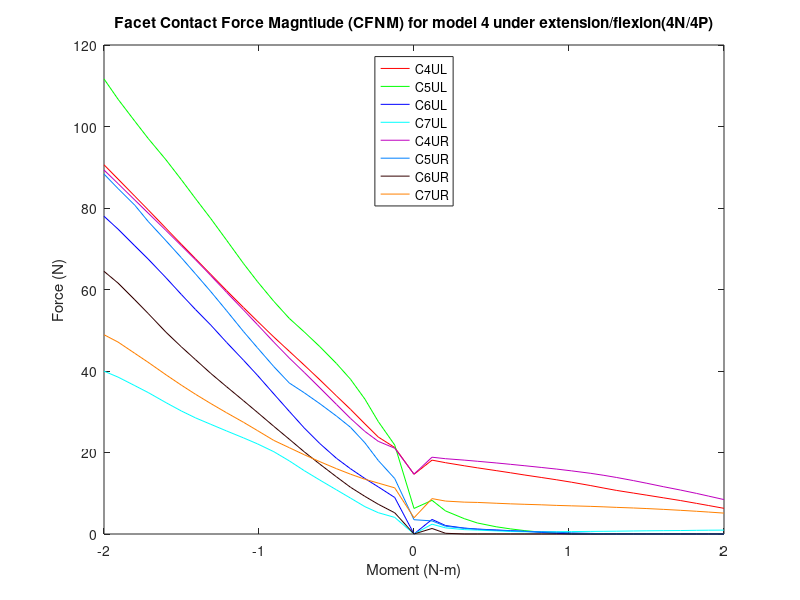

The MATLAB script that drew this image:
%% Facet contact force magnitude (N)
% model4_APSlide_NoTether_4N &4P

clear all;
%% 4P
figure (13)

c4ulxp=[2 2.05816 2.10161 2.16188 2.20417 2.26497 2.3108 2.35767 2.41039 2.46048 2.50857 2.57039 2.61266 2.65395 2.70851 2.75122 2.8056 2.85917 2.91124 2.95071 3]-2;
c4ulyp=[14.6465 18.1285 17.5011 16.7468 16.2407 15.5546 15.0293 14.4681 13.8755 13.2989 12.7039 11.8772 11.2651 10.6893 10.0387 9.52747 8.86841 8.21663 7.51894 6.98421 6.29836 ];

c4urxp=[2 2.05816 2.10161 2.16188 2.20417 2.26497 2.3108 2.35767 2.41039 2.46048 2.50857 2.57039 2.61266 2.65395 2.70851 2.75122 2.8056 2.85917 2.91124 2.95071 3]-2;
c4uryp=[14.7053 18.8457 18.4795 18.133 17.8529 17.4405 17.1027 16.7487 16.334 15.9286 15.4926 14.887 14.3966 13.8641 13.0948 12.4462 11.5917 10.7938 9.96489 9.29199 8.44718];

c5ulxp=[2 2.05816 2.10161 2.16188 2.20417 2.26497 2.3108 2.35767 2.41039 2.46048 2.50857 2.57039 2.61266 2.65395 2.70851 2.75122 2.8056 2.85917 2.91124 2.95071 3]-2;
c5ulyp=[6.26926 8.26468 5.66633 3.77244 2.71018 1.77498 1.25885 0.828346 0.452086 0.220028 0.00427662 0.00386338 0.00370369 0.00355544 0.00338055 0.00324725 0.00307859 0.00291676 0.00276563 0.00265217 0.00250719 ];

c5urxp=[2 2.05816 2.10161 2.16188 2.20417 2.26497 2.3108 2.35767 2.41039 2.46048 2.50857 2.57039 2.61266 2.65395 2.70851 2.75122 2.8056 2.85917 2.91124 2.95071 3]-2;
c5uryp=[3.50286 3.21958 1.91032 1.40926 1.16436 0.914635 0.784909 0.666292 0.547168 0.423912 0.294477 0.159512 0.0633588 0.0052628 0.00446567 0.00417303 0.0040573 0.00393982 0.0038241 0.00373642 0.00362265];

c6ulxp=[2 2.05816 2.10161 2.16188 2.20417 2.26497 2.3108 2.35767 2.41039 2.46048 2.50857 2.57039 2.61266 2.65395 2.70851 2.75122 2.8056 2.85917 2.91124 2.95071 3]-2;
c6ulyp=[0.00452416 3.57683 2.08312 1.45085 1.21309 0.990755 0.82315 0.629193 0.389715 0.163897 0.00710492 0.00563011 0.00550516 0.00540123 0.00526906 0.00516119 0.00502638 0.00489141 0.00475787 0.00465542 0.00452519 ];

c6urxp=[2 2.05816 2.10161 2.16188 2.20417 2.26497 2.3108 2.35767 2.41039 2.46048 2.50857 2.57039 2.61266 2.65395 2.70851 2.75122 2.8056 2.85917 2.91124 2.95071 3]-2;
c6uryp=[0.00369928 1.35656 0.1794 0.00515109 0.00487272 0.00475531 0.00465117 0.00453996 0.00441308 0.00428733 0.00417927 0.0040394 0.00394185 0.00384695 0.00371535 0.00361044 0.00347324 0.0033387 0.00320758 0.00310761 0.00298309 ];

c7ulxp=[2 2.05816 2.10161 2.16188 2.20417 2.26497 2.3108 2.35767 2.41039 2.46048 2.50857 2.57039 2.61266 2.65395 2.70851 2.75122 2.8056 2.85917 2.91124 2.95071 3]-2;
c7ulyp=[0.00384772 2.41077 1.50493 1.07689 0.962022 0.764305 0.621643 0.543059 0.555465 0.571529 0.596886 0.639214 0.662642 0.693628 0.745768 0.784888 0.820591 0.851431 0.903666 0.933474 0.956368 ];

c7urxp=[2 2.05816 2.10161 2.16188 2.20417 2.26497 2.3108 2.35767 2.41039 2.46048 2.50857 2.57039 2.61266 2.65395 2.70851 2.75122 2.8056 2.85917 2.91124 2.95071 3]-2;
c7uryp=[3.9787 8.68642 8.08242 7.82269 7.74914 7.54974 7.40361 7.28767 7.16489 7.01814 6.91068 6.7817 6.6631 6.53304 6.38386 6.24307 6.04176 5.81697 5.57867 5.38489 5.12748];

%% 4N
c4ulxn=-1*[2 2.0622 2.11523 2.15852 2.20492 2.25001 2.30364 2.35417 2.40231 2.45225 2.50547 2.55011 2.60474 2.65523 2.70472 2.7507 2.80007 2.85772 2.90074 2.95442 3]+2;
c4ulyn=[14.6465 21.233 23.7965 27.0405 30.6046 33.88 37.8338 41.4551 44.842 48.3406 52.2567 55.5817 59.7403 63.7078 67.5446 71.1198 75.0199 79.5656 82.9132 87.0805 90.6073];

c4urxn=-1*[2 2.0622 2.11523 2.15852 2.20492 2.25001 2.30364 2.35417 2.40231 2.45225 2.50547 2.55011 2.60474 2.65523 2.70472 2.7507 2.80007 2.85772 2.90074 2.95442 3]+2;
c4uryn=[14.7053 21.052 22.7388 25.1796 28.3741 31.7927 35.8641 39.6599 43.1835 47.0898 51.4145 54.9871 59.3149 63.3956 67.2928 70.7635 74.4803 78.7674 81.9648 85.9686 89.3235];

c5ulxn=-1*[2 2.0622 2.11523 2.15852 2.20492 2.25001 2.30364 2.35417 2.40231 2.45225 2.50547 2.55011 2.60474 2.65523 2.70472 2.7507 2.80007 2.85772 2.90074 2.95442 3]+2;
c5ulyn=[6.26926 21.8318 27.5927 33.1157 37.9861 41.8288 45.9672 49.6001 52.9114 57.1005 61.9878 66.39 72.1232 77.3741 82.2999 86.9688 91.8268 97.0903 101.314 106.669 111.68];

c5urxn=-1*[2 2.0622 2.11523 2.15852 2.20492 2.25001 2.30364 2.35417 2.40231 2.45225 2.50547 2.55011 2.60474 2.65523 2.70472 2.7507 2.80007 2.85772 2.90074 2.95442 3]+2;
c5uryn=[3.50286 13.6044 18.0439 22.3921 26.1888 28.9374 31.972 34.6661 37.0601 41.0783 45.7379 49.6986 54.8181 59.4577 63.8188 67.8223 71.9671 76.7183 80.6973 84.7467 88.3278];

c6ulxn=-1*[2 2.0622 2.11523 2.15852 2.20492 2.25001 2.30364 2.35417 2.40231 2.45225 2.50547 2.55011 2.60474 2.65523 2.70472 2.7507 2.80007 2.85772 2.90074 2.95442 3]+2;
c6ulyn=[0.00452416 8.96357 11.5648 13.6263 16.0211 18.5707 22.1876 26.0279 30.1026 34.3834 38.9855 42.6578 47.0387 51.2454 55.0771 58.7963 62.8923 67.4894 70.7193 74.7969 77.9727];

c6urxn=-1*[2 2.0622 2.11523 2.15852 2.20492 2.25001 2.30364 2.35417 2.40231 2.45225 2.50547 2.55011 2.60474 2.65523 2.70472 2.7507 2.80007 2.85772 2.90074 2.95442 3]+2;
c6uryn=[0.00369928 5.20814 7.297 9.24009 11.4739 14.0199 17.1355 20.1778 23.262 26.425 29.8673 32.7147 36.1553 39.3879 42.7785 45.9465 49.5192 54.1347 57.4771 61.5625 64.4566];

c7ulxn=-1*[2 2.0622 2.11523 2.15852 2.20492 2.25001 2.30364 2.35417 2.40231 2.45225 2.50547 2.55011 2.60474 2.65523 2.70472 2.7507 2.80007 2.85772 2.90074 2.95442 3]+2;
c7ulyn=[0.00384772 4.07444 5.22719 6.71731 8.81524 10.833 13.2291 15.5536 17.9468 20.2006 22.1398 23.5915 25.2937 26.905 28.4955 30.1985 32.236 34.7264 36.4131 38.495 39.958 ];

c7urxn=-1*[2 2.0622 2.11523 2.15852 2.20492 2.25001 2.30364 2.35417 2.40231 2.45225 2.50547 2.55011 2.60474 2.65523 2.70472 2.7507 2.80007 2.85772 2.90074 2.95442 3]+2;
c7uryn=[3.9787 11.3275 12.4929 13.4395 14.6838 16.0228 17.7482 19.4568 21.1804 22.9693 25.4028 27.42 29.7621 31.9989 34.2857 36.5369 39.0711 42.1437 44.3418 47.0874 48.9038];
%% left

c4xl=2*[flip(c4ulxn(2:21)),c4ulxp];
c4yl=[flip(c4ulyn(2:21)),c4ulyp];
a=plot(c4xl,c4yl,'r');
hold on

c5xl=2*[flip(c5ulxn(2:21)),c5ulxp];
c5yl=[flip(c5ulyn(2:21)),c5ulyp];
b=plot(c5xl,c5yl,'g');
hold on

c6xl=2*[flip(c6ulxn(2:21)),c6ulxp];
c6yl=[flip(c6ulyn(2:21)),c6ulyp];
c=plot(c6xl,c6yl,'b');
hold on

c7xl=2*[flip(c7ulxn(2:21)),c7ulxp];
c7yl=[flip(c7ulyn(2:21)),c7ulyp];
d=plot(c7xl,c7yl,'c');
hold on
%% Right

c4xr=2*[flip(c4urxn(2:21)),c4urxp];
c4yr=[flip(c4uryn(2:21)),c4uryp];
e=plot(c4xr,c4yr,'color',[0.75, 0, 0.75]);
hold on

c5xr=2*[flip(c5urxn(2:21)),c5urxp];
c5yr=[flip(c5uryn(2:21)),c5uryp];
f=plot(c5xr,c5yr,'color',[0 0.5 1]);
hold on

c6xr=2*[flip(c6urxn(2:21)),c6urxp];
c6yr=[flip(c6uryn(2:21)),c6uryp];
g=plot(c6xr,c6yr,'color',[0.2 0 0]);
hold on

c7xr=2*[flip(c7urxn(2:21)),c7urxp];
c7yr=[flip(c7uryn(2:21)),c7uryp];
h=plot(c7xr,c7yr,'color',[1 .5 0]);

leg=[a,b,c,d,e,f,g,h];
title('Facet Contact Force Magntiude (CFNM) for model 4 under extension/flexion(4N/4P)')
xlabel('Moment (N-m)')
ylabel('Force (N)')
legend(leg,'C4UL','C5UL','C6UL','C7UL','C4UR','C5UR','C6UR','C7UR','location','north')
